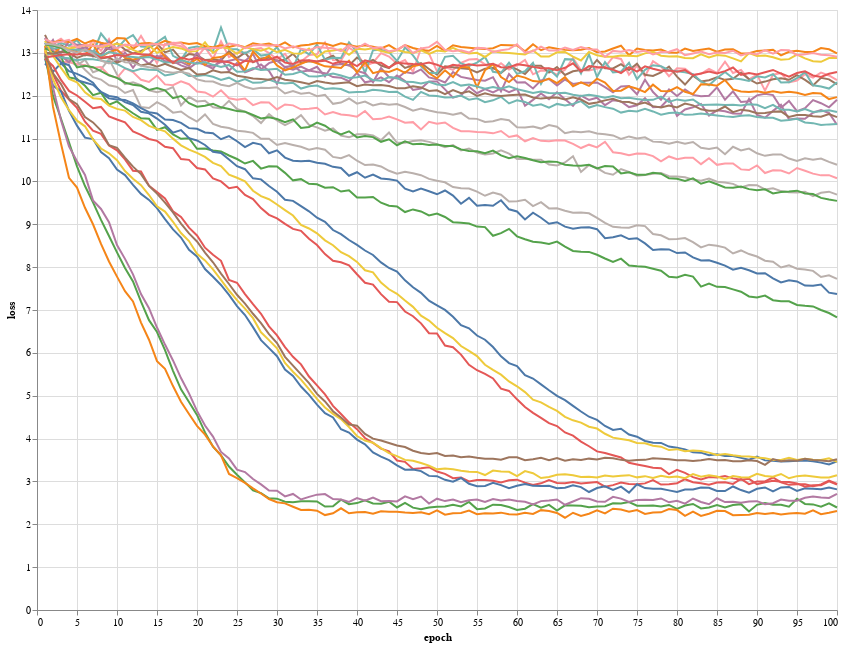

The notebook cell saved with this chart:
### Code cell
batch = 4
start = start = batch * 5000
end = start + 5000

alt.Chart(loss_df[start:end]).mark_line().encode(
    x=alt.X("epoch"),
    y=alt.Y("loss"),
    color=alt.Color("run", legend=None),
    tooltip=['run']
).properties(
    height=600,
    width=800
)

### Figure 1 — Vega-Lite specification as saved in the notebook (floating-point values rounded to 4 significant figures; data arrays with more than 128 entries replaced by an {"elided": "..."} marker saying what was removed)
{"config": {"view": {"continuousWidth": 400, "continuousHeight": 300}}, "data": {"name": "data-779ab8c898d626fd56dd29c93618db10"}, "mark": "line", "encoding": {"color": {"field": "run", "legend": null, "type": "nominal"}, "tooltip": [{"field": "run", "type": "nominal"}], "x": {"field": "epoch", "type": "quantitative"}, "y": {"field": "loss", "type": "quantitative"}}, "height": 600, "width": 800, "$schema": "https://vega.github.io/schema/vega-lite/v4.17.0.json", "datasets": {"data-779ab8c898d626fd56dd29c93618db10": {"elided": "3000 records"}}}
